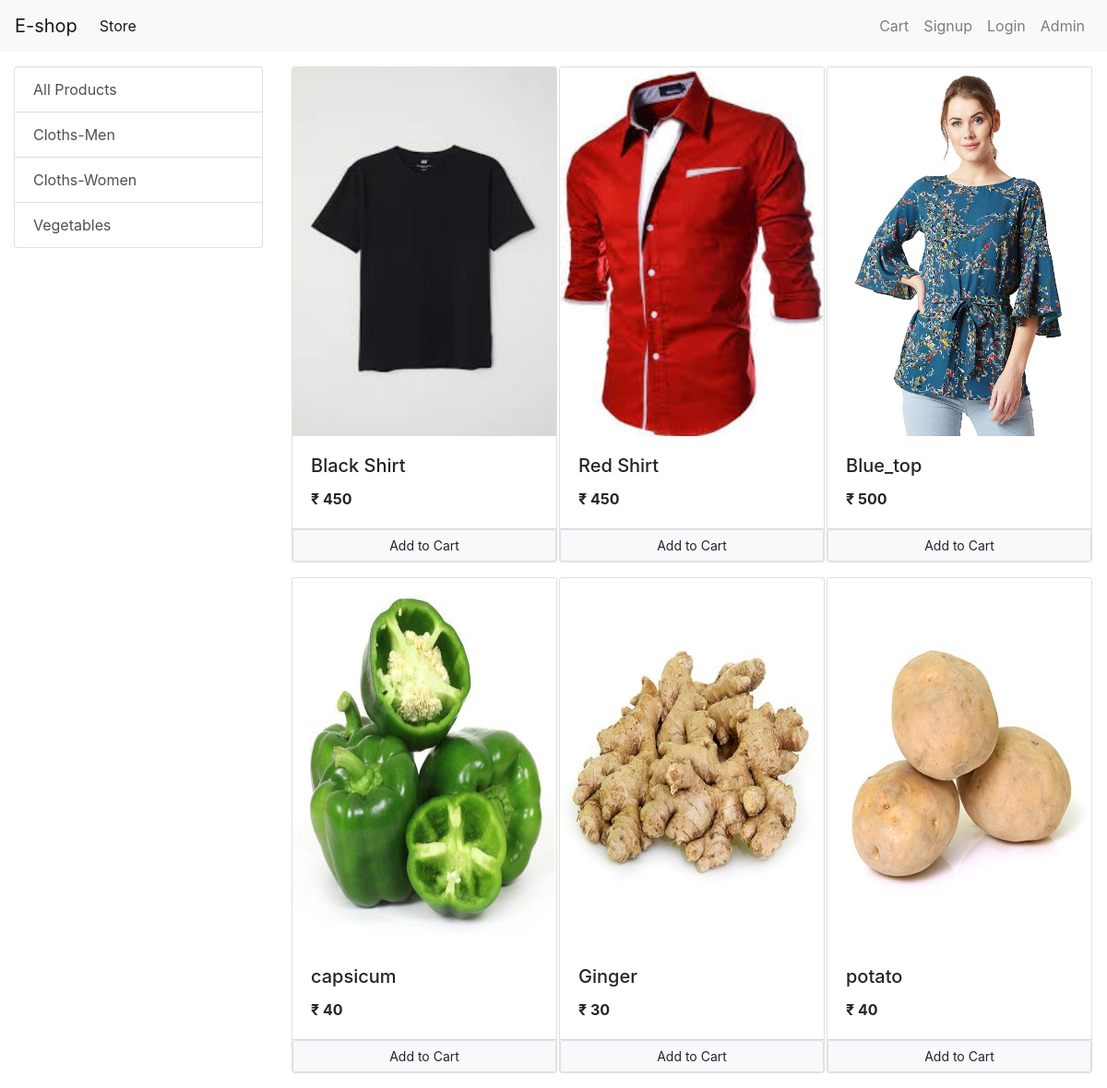
The app's page /, older data.
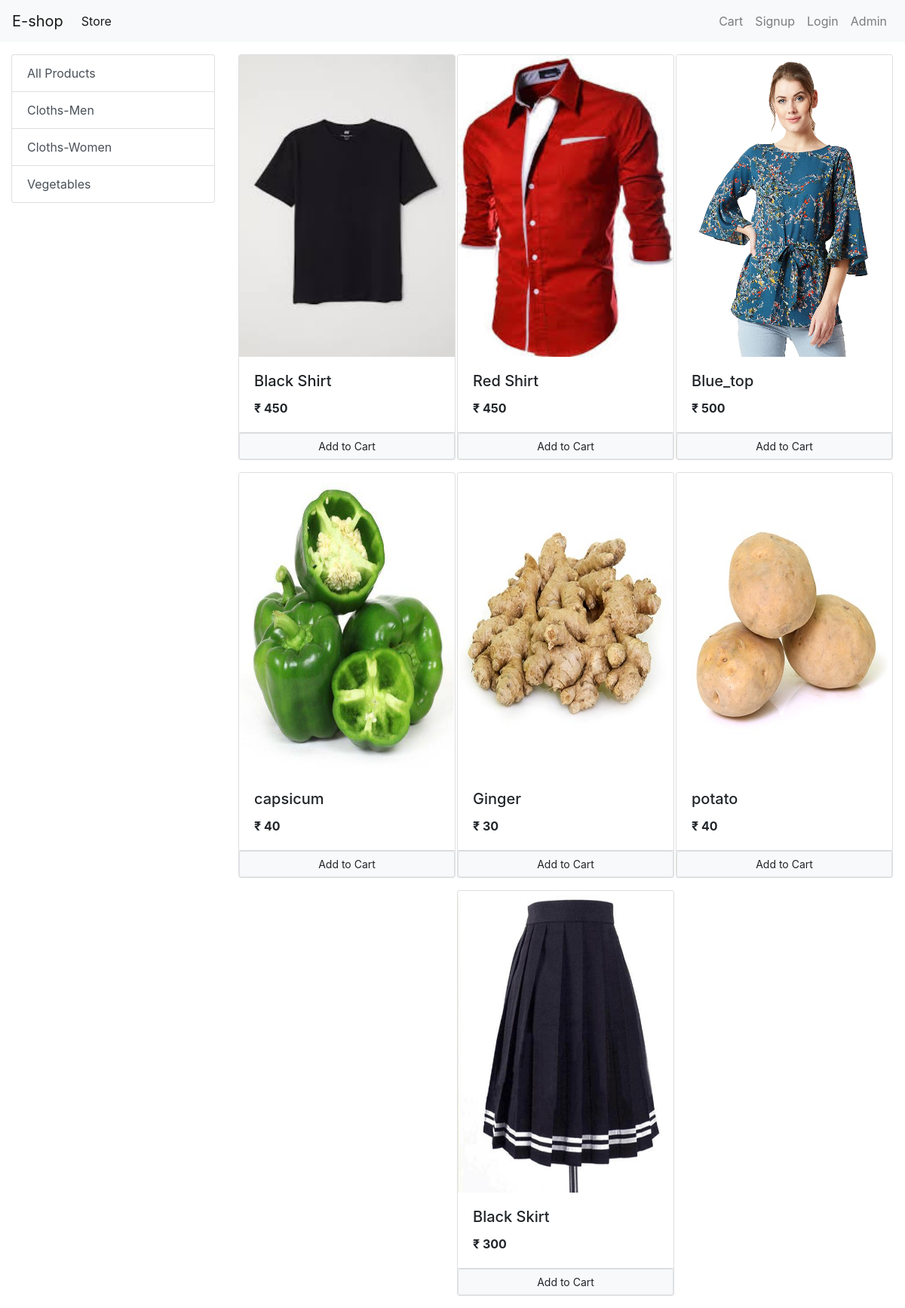
The same page, newer data.
### store/models/category.py (models this page shows, shortened)
class Category(models.Model):
    name=models.CharField(max_length=50)
    @staticmethod
    def get_all_categories():
        return Category.objects.all()

### store/models/product.py (models this page shows, shortened)
class Product(models.Model):
    name=models.CharField(max_length=50)
    price=models.IntegerField(default=0)
    category=models.ForeignKey(Category,on_delete=models.CASCADE,default=1)
    description=models.CharField(max_length=200,default='')
    image=models.ImageField(upload_to='uploads/products/')
    @staticmethod
    def get_all_products():
        return Product.objects.all()

### store/views/home.py (the view, shortened to what this page needs)
# urls.py: path('',Index.as_view(),name='homepage'),
class Index(View):
    def get(self,request):
        cart=request.session.get('cart')
        if not cart:
            request.session['cart']={}
        categories=Category.get_all_categories()
        products=None
        categoryID=request.GET.get('category')
        if categoryID:
            products=Product.get_all_products_by_categoryid(categoryID)
        else:
            products=Product.get_all_products()
        data={}
        data['products']=products
        data['categories']=categories
        print('you are:' , request.session.get('email'))
        return render(request,'index.html',data)

### store/templatetags/cart.py (called while the page is built)
@register.filter(name='is_in_cart')
def is_in_cart(product,cart):
    keys=cart.keys()
    for id in keys:
        if int(id)==product.id:
            return True
    return False;

### store/templates/index.html (shortened to what this page needs)
{% extends 'base.html' %}
  {% block content %}
  {% load cart %}
  <div class="container-fluid mt-3">
        <div class="row">
          <div class="col-lg-3 mx-auto">
            <div class="list-group">
              <a href="/" class="list-group-item list-group-item-action ">All Products</a>
             {% for category in categories %}
              <a href="/?category={{category.id}}" class="list-group-item list-group-item-action ">{{category.name}}</a>
             {% endfor %}
            </div>
          </div>
          <div id="products" class="col-lg-9 mx-auto">
            <div class="row mx-auto">
              {% for product in products %}
              <div id='{{product.id}}' class="card mx-auto mb-3" style="width: 18rem;">
                    <img height="400px" src=" {{product.image.url}}" class="card-img-top" alt="...">
                  <div class="card-body">
                    <h5 class="card-title">{{product.name}}</h5>
                    <p class="card-text"><b>&#8377; {{product.price}}</b></p>
                  </div>
                  <div class="card-footer no-gutters p-0">
                    {% if product|is_in_cart:request.session.cart %}
                    <div class="row no-gutters">
                      <form action="/#{{product.id}}" method="post" class="col-2">
                        {% csrf_token %}
                        <input hidden type="text" name='product' value='{{product.id}}'>
                        <input hidden type="text" name='remove' value='True'>
                        <input type="submit" value=" - " class=" btn btn-block btn-light border-left" >
                      </form>
                      <div class="text-center col">{{product|cart_quantity:request.session.cart}} in Cart</div>
                      <form action="/#{{product.id}}" method="post" class="col-2">
                        {% csrf_token %}
                        <input hidden type="text" name='product' value='{{product.id}}'>
                        <input type="submit" value=" + " class=" btn btn-block btn-light border-left" >
                      </form>
                    </div>
                    {% else %}
                  <form action="/#{{product.id}}" method="POST" class="btn-block">
                    <input type="submit" class="float-right btn btn-light btn-block border btn-sm form-control" value="Add to Cart">
                  </form>
                  {% endif %}
                  </div>
                </div>
                {% endfor %}
              </div>
          </div>
        </div>
    </div>
   {% endblock %}

Row changes from the older to the newer data that the page shows:
added Product: image (picture), name "Black Skirt", price "300"
